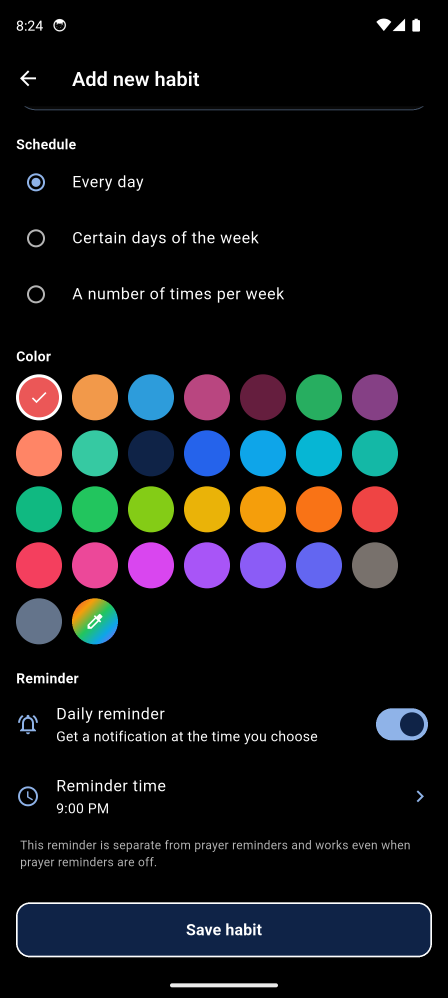
#> input picture assets/onboarding/add_habit.png, 1344 x 2992 px (shown at 1/3 size)
$ python -i make_store_screenshots.py   (imports and definitions only)
#> lines starting #> are read from the running program, lines starting #| are printed output that depends on the picture
"""Frame the raw emulator captures as 1080x1920 Play Store screenshots.

Each raw screen is centred on a blurred, darkened copy of itself so the full
9:16 canvas is filled without cropping the UI.

Usage: python store/tools/make_store_screenshots.py [lang ...]
Input:  store/screenshots/raw/<lang>/<shot>.png
Output: store/screenshots/<lang>/<shot>_1080x1920.png
"""
import os
import time
import sys

from PIL import Image, ImageFilter

ROOT = os.path.dirname(os.path.dirname(os.path.dirname(os.path.abspath(__file__))))
RAW = os.path.join(ROOT, 'store', 'screenshots', 'raw')
OUT = os.path.join(ROOT, 'store', 'screenshots')

LANGS = ['en', 'ar', 'nb', 'ja', 'sv', 'fi', 'ur', 'fa', 'id']
SHOTS = ['today', 'prayer_times', 'tasbeeh', 'statistics', 'add_habit']

TW, TH = 1080, 1920


def frame(src_path, dest_path):
#> called with src_path = '../../assets/onboarding/add_habit.png', dest_path = 'out.png'
    src = Image.open(src_path).convert('RGB')

    scale = max(TW / src.width, TH / src.height)
#> scale = 0.804
    bg = src.resize((max(1, int(src.width * scale)), max(1, int(src.height * scale))),
                    Image.LANCZOS)
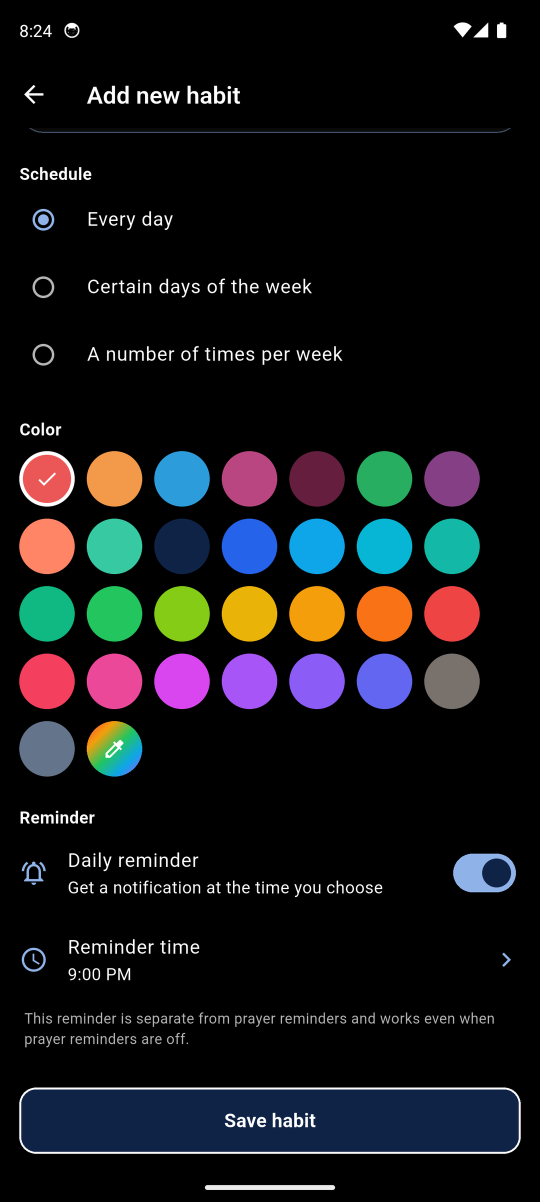
#> bg: PIL image 1080x2404 RGB (shown at 1/2 size); mean R, G, B 20.6, 21, 23.6
    left = (bg.width - TW) // 2
#> left = 0
    top = (bg.height - TH) // 2
#> top = 242
    bg = bg.crop((left, top, left + TW, top + TH))
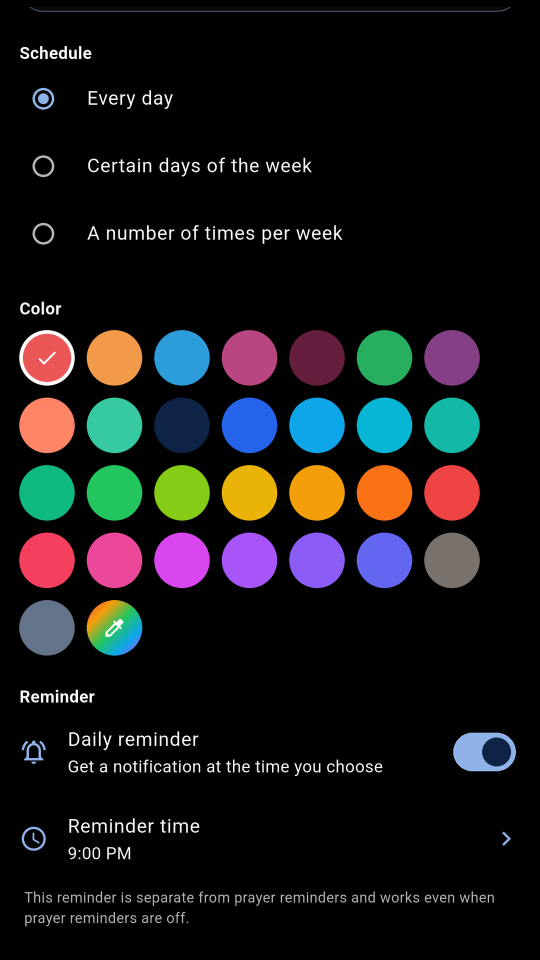
#> bg: PIL image 1080x1920 RGB (shown at 1/2 size); mean R, G, B 22.4, 21.8, 22.9
    bg = bg.filter(ImageFilter.GaussianBlur(38))
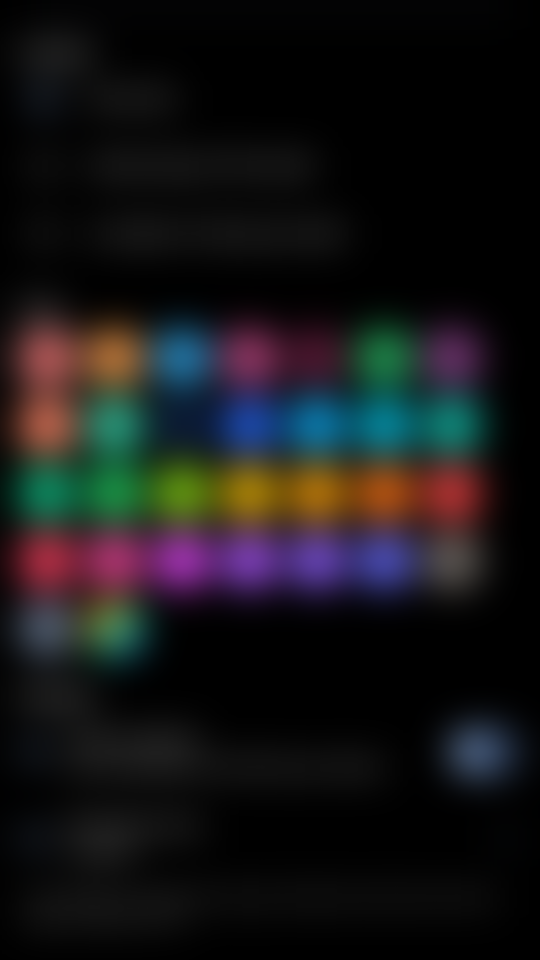
#> bg: PIL image 1080x1920 RGB (shown at 1/2 size); mean R, G, B 22.3, 21.6, 22.8
    bg = Image.blend(bg, Image.new('RGB', (TW, TH), (4, 8, 16)), 0.55)
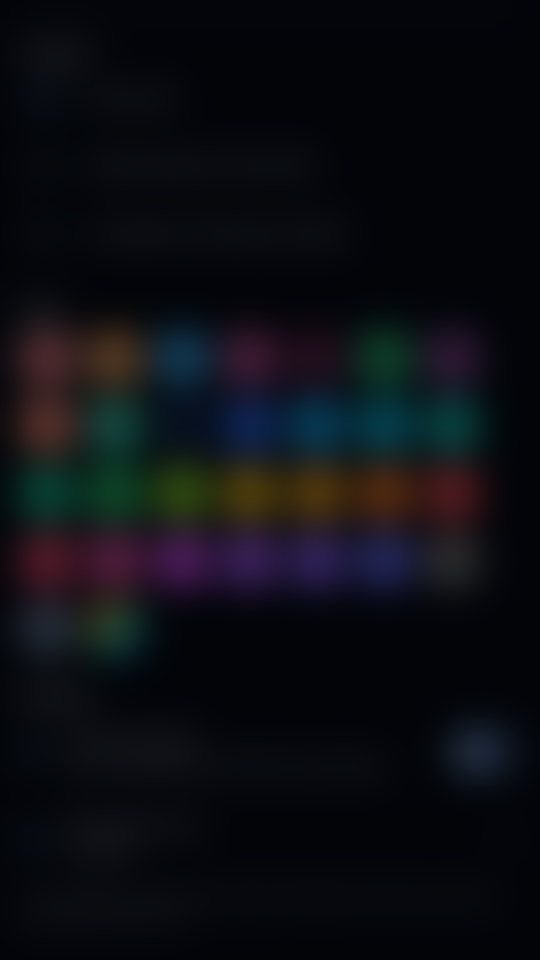
#> bg: PIL image 1080x1920 RGB (shown at 1/2 size); mean R, G, B 11.8, 13.7, 18.5

    fh = TH
    fw = int(src.width * fh / src.height)
#> fw = 862
    shot = src.resize((fw, fh), Image.LANCZOS)
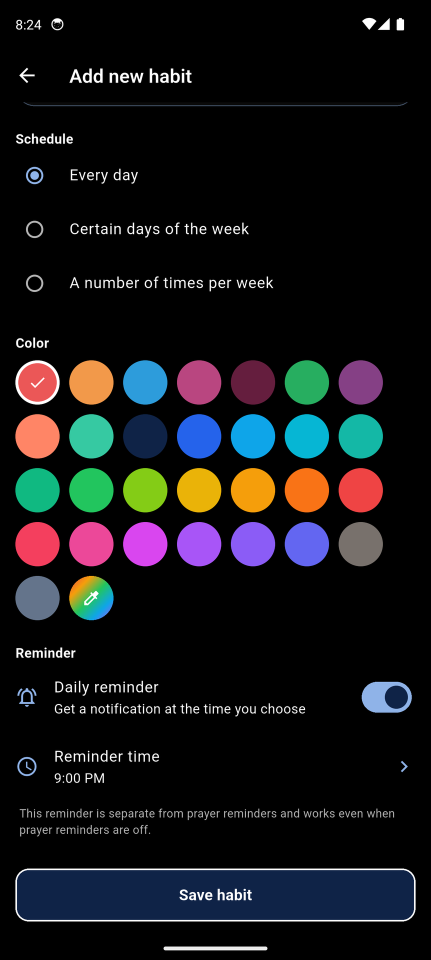
#> shot: PIL image 862x1920 RGB (shown at 1/2 size); mean R, G, B 20.6, 21, 23.6
    bg.paste(shot, ((TW - fw) // 2, 0))
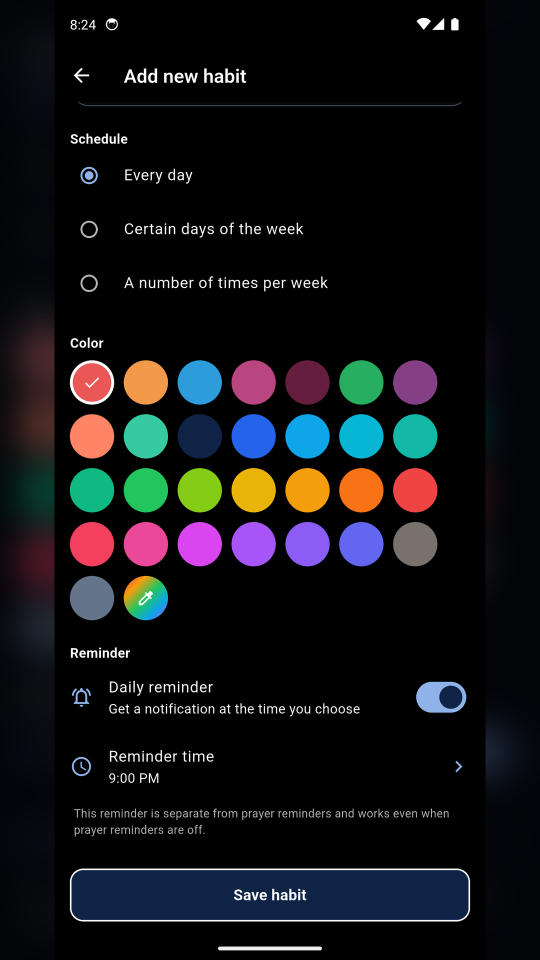
#> bg: PIL image 1080x1920 RGB (shown at 1/2 size); mean R, G, B 18.3, 18.8, 21.8

    # Windows occasionally refuses the direct write (antivirus/indexer holding
    # the file), so write beside it and swap in with retries.
    tmp_path = dest_path + '.tmp.png'
    bg.save(tmp_path)
    for attempt in range(10):
        try:
            os.replace(tmp_path, dest_path)
            return
        except OSError:
            time.sleep(0.4)
    raise OSError(f'could not write {dest_path}')


# [11 lines not run here, left out]

>>> result = frame('../../assets/onboarding/add_habit.png', 'out.png')

$ run again, on assets/onboarding/tasbeeh.png
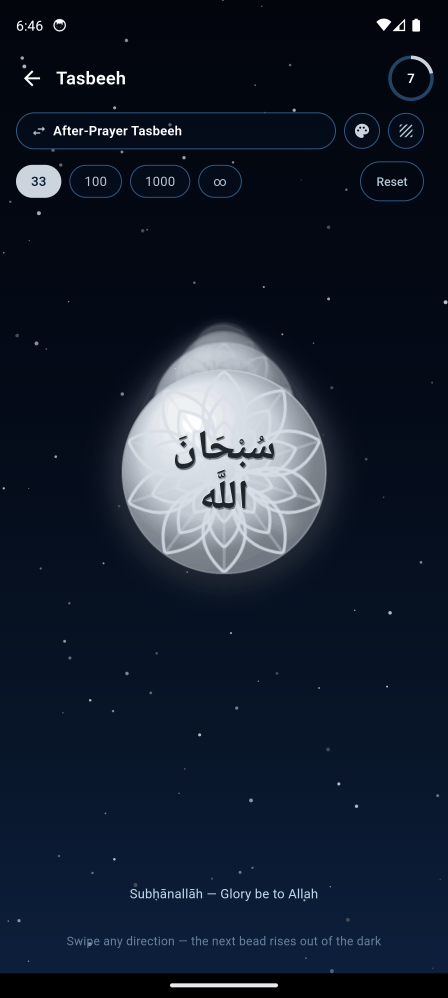
#> input picture assets/onboarding/tasbeeh.png, 1344 x 2992 px (shown at 1/3 size)
#> in frame, src is the input picture: PIL image 1344x2992 RGB; mean R, G, B 23.1, 32.1, 47
#> in frame, `bg = Image.blend(bg, Image.new('RGB', (TW, TH), (4, 8, 16)), 0.55)`:
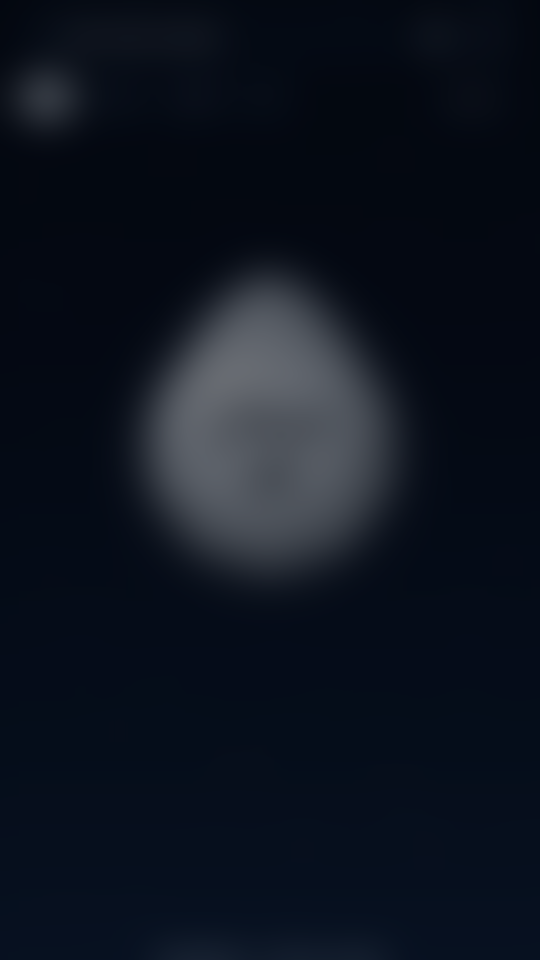
#> bg: PIL image 1080x1920 RGB (shown at 1/2 size); mean R, G, B 13.5, 19.9, 31.1
#> in frame, `bg.paste(shot, ((TW - fw) // 2, 0))`:
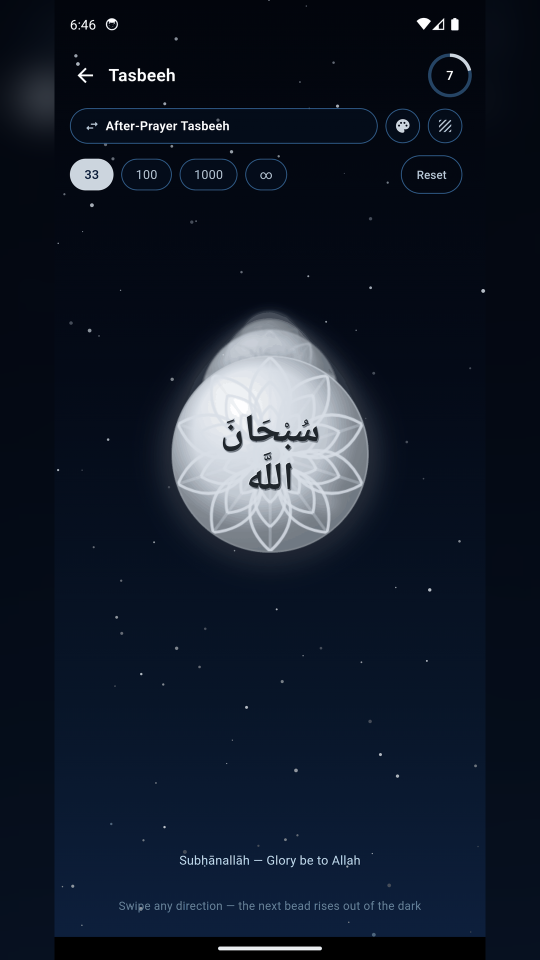
#> bg: PIL image 1080x1920 RGB (shown at 1/2 size); mean R, G, B 19.5, 28, 42.2
